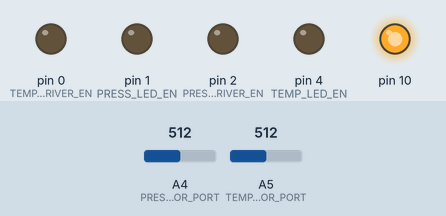
Bench run of a sketch on a simulated Arduino Uno, built with avr-gcc and run on an emulated ATmega328P. Shown: output pins drawn as LEDs (lit = HIGH). The inputs (shaded band) are chosen by the test bench; at power-on: A4 (PRESSURE_SENSOR_PORT) = 512, A5 (TEMPERATURE_SENSOR_PORT) = 512.

Above: at 0.2 s.
Timing chart, 0 to 1.7 s (numbered marks = the images above):
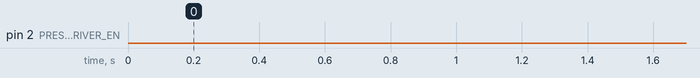

The sketch:

oilgauge.ino
```cpp
#include <SPI.h>
#include "LedDriver.h"
#include "OilPressureSensor.h"
#include "OilTemperatureSensor.h"

// PD4 - temp LED enable
// PD2 - temp LED driver enable
// PD3 - pressure LED enable
// PD1 - pressure LED driver enable
#define TEMP_LED_EN 4
#define TEMP_DRIVER_EN 0
#define PRESS_LED_EN 1
#define PRES_DRIVER_EN 2

#define MAX_PRESSURE_VALUES 4
#define MAX_TEMPERATURE_VALUES 4

#define NORMAL_BRIGHTNESS 0x6
#define WARNING_BRIGHTNESS 0x16

int _temperatureMovingAverage;
int _pressureMovingAverage;
long _totalPressureValues;
long _totalTemperatureValues;
unsigned long _displayTime;

LedDriver _oilTempLedDriver;
LedDriver _oilPressLedDriver;
OilTemperatureSensor _oilTemperatureSensor;
OilPressureSensor _oilPressureSensor;

void setup()
{
    Serial.end();
    pinMode(TEMP_LED_EN, OUTPUT);
    pinMode(TEMP_DRIVER_EN, OUTPUT);
    pinMode(PRESS_LED_EN, OUTPUT);
    pinMode(PRES_DRIVER_EN, OUTPUT);

    digitalWrite(TEMP_DRIVER_EN, LOW);
    digitalWrite(PRES_DRIVER_EN, LOW);
    SPI.begin();

    _oilTempLedDriver.InitializeDriver(
        0x00,
        TEMP_DRIVER_EN);

    _oilPressLedDriver.InitializeDriver(
        0x01,
        PRES_DRIVER_EN);

    _displayTime = millis();

    // 0x18 is the max output (24mA)
    _oilTempLedDriver.SetBrightness(NORMAL_BRIGHTNESS);
    _oilPressLedDriver.SetBrightness(NORMAL_BRIGHTNESS);

    _temperatureMovingAverage = _oilTemperatureSensor.GetTemperature();
    _pressureMovingAverage = _oilPressureSensor.GetPressure();
    _totalPressureValues = 1;
    _totalTemperatureValues = 1;
}

void FlashDisplayAsRequired(int oilPressure)
{
    if (oilPressure <= 15 && (millis() - _displayTime) > 400 && oilPressure > 0)
    {
        _oilTempLedDriver.SetBrightness(WARNING_BRIGHTNESS);
        _oilPressLedDriver.SetBrightness(WARNING_BRIGHTNESS);

        _displayTime = millis();
        return;
    }
    else if (oilPressure <= 15 && (millis() - _displayTime) < 200 && oilPressure > 0)
    {
        return;
    }

    // Reset the LED brightness
    _oilTempLedDriver.SetBrightness(NORMAL_BRIGHTNESS);
    _oilPressLedDriver.SetBrightness(NORMAL_BRIGHTNESS);
}

void loop()
{
    _totalPressureValues += 1;
    _totalTemperatureValues += 1;
    int currentPressure = _oilPressureSensor.GetPressure();
    int currentTemp = _oilTemperatureSensor.GetTemperature();

    // average = average + (value - average) / min(counter, FACTOR)
    _temperatureMovingAverage = _temperatureMovingAverage +
          round((currentTemp - _temperatureMovingAverage) / min(_totalTemperatureValues, MAX_TEMPERATURE_VALUES));

    _pressureMovingAverage = _pressureMovingAverage +
          round((currentPressure - _pressureMovingAverage) / min(_totalPressureValues, MAX_PRESSURE_VALUES));

    _oilTempLedDriver.DisplayNumber(_temperatureMovingAverage);
    _oilPressLedDriver.DisplayNumber(_pressureMovingAverage);

    FlashDisplayAsRequired(currentPressure);

    delay(100);
}
```

OilPressureSensor.cpp
```cpp
#include "OilPressureSensor.h"

int OilPressureSensor::GetPressure()
{
    float sensorVoltage = GetSensorVoltage();
    int pressure = (int)((37.5 * sensorVoltage) - 18.75);

    if (pressure < 0)
        return 0;
    else if (pressure > 150)
        return 150;

    return pressure;
}

float OilPressureSensor::GetSensorVoltage()
{
    int pressureAdc = analogRead(PRESSURE_SENSOR_PORT);
    return pressureAdc * (5.0 / 1023.0);
}
```

OilPressureSensor.h
```cpp
#ifndef OILPRESSURE_H
#define OILPRESSURE_H

#include <Arduino.h>

#define PRESSURE_SENSOR_PORT A4

class OilPressureSensor
{
    public:
        int GetPressure();

    private:
        float GetSensorVoltage();
};

#endif
```

OilTemperatureSensor.cpp
```cpp
#include "OilTemperatureSensor.h"
#include <math.h>

// Bias resistor recommended for MS where most people use the
int biasResistor = 2490;
int inputVoltage = 5;

float A = 1.443217771e-3;
float B = 2.358868166e-4;
float C = 1.031746197e-7;

int OilTemperatureSensor::GetTemperature()
{
    int resistance = GetSensorResistance();

    // Steinhart-Hart equation
    float temperatureKelvin = 1 / (A + B*log(resistance) + C*pow(log(resistance), 3));

    return (int)(temperatureKelvin - 273.15);
}

int OilTemperatureSensor::GetSensorResistance()
{
    // Get the voltage from the port
    int sensorValue = analogRead(TEMPERATURE_SENSOR_PORT);
    float sensorVoltage = sensorValue * (5.0 / 1023.0);

    // Calculate the resistance from the reworked voltage divider eq.
    return sensorVoltage * biasResistor / (inputVoltage - sensorVoltage);
}
```

OilTemperatureSensor.h
```cpp
#ifndef OILTEMPERATURE_H
#define OILTEMPERATURE_H

#include <Arduino.h>

#define TEMPERATURE_SENSOR_PORT A5

class OilTemperatureSensor
{
    public:
        int GetTemperature();

    private:
        int GetSensorResistance();
};

#endif
```

LedDriver.cpp
```cpp
#include "LedDriver.h"

void LedDriver::InitializeDriver(
    byte address,
    int driverChipSelect)
{
    // Need to bit shift the address over 1 since 0 isn't used
    _driverAddress = 0x80 | (address << 1);
    _driverChipSelect = driverChipSelect;

    Setup();
}

void LedDriver::OhNoz()
{
    byte digit2, digit1, digit0;
    if (((_driverAddress >> 1) & 0x1) == 0x0)
    {
        digit2 = 0x7c;
        digit1 = 0x50;
        digit0 = 0x5c;
    }
    else
    {
        digit2 = 0x5e;
        digit1 = 0x79;
        digit0 = 0x5e;
    }

    byte data[] = { _driverAddress, 0x12, digit2, digit1, digit0 };
    SendData(data, 5);
}

void LedDriver::DisplayNumber(int number)
{
    byte digits[] = { 0x0, 0x0, 0x0 };
    bool isNegative = false;

    if (number < 0)
    {
        isNegative = true;
        number *= -1;
    }

    for (int i = 0; i < 3; i++)
    {
        digits[i] = number % 10;
        number /= 10;
    }

    byte digit2 = digits[2] == 0 ? 0x00 : _segmentValue[digits[2]];
    byte digit1 = digits[2] == 0 && digits[1] == 0 ? 0x00 : _segmentValue[digits[1]];
    byte digit0 = _segmentValue[digits[0]];

    if (isNegative)
    {
        if (digits[2] == 0 && digits[1] != 0)
        {
            digit2 = _negativeValue;
        }
        else if (digits[2] == 0 && digits[1] == 0 && digits[0] != 0)
        {
            digit1 = _negativeValue;
        }
    }

    byte data[] = { _driverAddress, 0x12, digit2, digit1, digit0 };
    SendData(data, 5);
}

void LedDriver::SetBrightness(byte level)
{
    SetDefaultLedCurrent(level);
}

void LedDriver::Setup()
{
    SetDefaultLedCurrent();
    SetDefaultLedOnOff();
    SetDefaultLedOutputPriority();
    SetDefaultLedCompulsionValue();
    SetDefaultLedFadeFunction();
    SetDefaultLedPwmDuty();
}

void LedDriver::SetDefaultLedCurrent(byte level = 0)
{
    bool isMaster = _driverAddress & 0x1F == 0;

    // LED's can only take an absolute max of 25mA
    // So we'll limit them to 24mA max.
    if (level > 0x18)
    {
        level = 0x18;
    }

    // Set LED current for all
    byte data[] = { _driverAddress, 0x00, isMaster ? 0x00 : 0x02, 0x0,
        level,  // RLED 4:0 current value
        level,  // GLED 4:0 current value
        level,  // BLED 4:0 current value
    };
    SendData(data, 7);
}

void LedDriver::SetDefaultLedOnOff()
{
    byte data[] = { _driverAddress, 0x05, 0x00, 0x00, 0x00, 0x00 };
    SendData(data, 6);
}

void LedDriver::SetDefaultLedOutputPriority()
{
    // Set output priority to compulsion ON/OFF
    byte data[] = { _driverAddress, 0x09, 0xAA, 0xAA, 0xAA, 0xAA, 0xAA, 0xAA };
    SendData(data, 8);
}

void LedDriver::SetDefaultLedCompulsionValue()
{
    // Set output priority to compulsion ON/OFF
    byte data[] = { _driverAddress, 0x12, 0x00, 0x00, 0x00 };
    SendData(data, 5);
}

void LedDriver::SetDefaultLedFadeFunction()
{
    // Set LED fade function
    byte data[] = { _driverAddress, 0x0F, 0x00, 0x00, 0x00 };
    SendData(data, 5);
}

void LedDriver::SetDefaultLedPwmDuty()
{
    byte data[] = { _driverAddress, 0x15, 0x00, 0x00, 0x00, 0x00, 0x00, 0x00, 0x00, 0x00, 0x00, 0x00, 0x00, 0x00, 0x00, 0x00, 0x00, 0x00, 0x00, 0x00, 0x00, 0x00, 0x00, 0x00, 0x00, 0x00 };
    SendData(data, 26);
}

void LedDriver::SendData(byte data[], int arraySize)
{
    int numBytes = sizeof(data) / sizeof(data[0]);

    SPISettings spiSettings(5000000, MSBFIRST, SPI_MODE0);
    SPI.beginTransaction(spiSettings);
    digitalWrite(_driverChipSelect, HIGH);
    SPI.transfer(data, arraySize);
    digitalWrite(_driverChipSelect, LOW);
    SPI.endTransaction();
}
```

LedDriver.h
```cpp
#ifndef LED_DRIVER_H
#define LED_DRIVER_H

#include <SPI.h>

class LedDriver
{
    private:
        byte _driverAddress;
        int _driverChipSelect;
        byte _negativeValue = 0x40;
        byte _segmentValue[10] = {
            0x3F,
            0x06,
            0x5B,
            0x4F,
            0x66,
            0x6D,
            0x7D,
            0x07,
            0x7F,
            0x6F
        };

        void SetDefaultLedCurrent(byte level = 0);
        void SetDefaultLedOnOff();
        void SetDefaultLedOutputPriority();
        void SetDefaultLedFadeFunction();
        void SetDefaultLedCompulsionValue();
        void SetDefaultLedPwmDuty();
        void Setup();
        void SendData(byte data[], int arraySize);

    public:
        void InitializeDriver(byte address, int driverChipSelect);
        void DisplayNumber(int number);
        void SetBrightness(byte level);
        void OhNoz();
};

#endif
```
